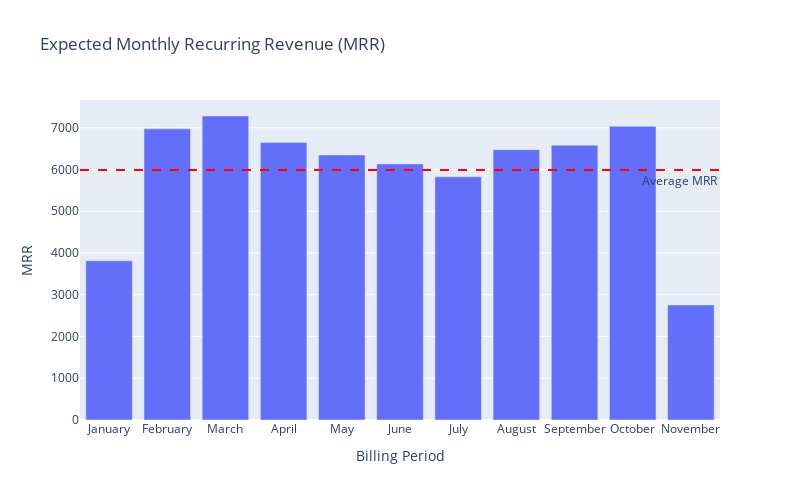

Write notebook code for a chart like this one.
### Markdown cell above
Now, I begin visualizations, starting with utilizing the tables made in SQLite. Some interpretation is placed in markdown below each visual.

### Code cell
average_mrr = q3['MRR'].mean()

fig = px.bar(q3, 
             x='billing_period', 
             y='MRR', 
             labels={"billing_period": 'Billing Period'},
             title='Expected Monthly Recurring Revenue (MRR)',
             barmode='group',
             width=800, height=500)

fig.add_hline(y=average_mrr, 
              line_dash="dash", 
              line_color="red", 
              annotation_text="Average MRR", 
              annotation_position="bottom right")

tick_labels = ['January', 'February', 'March', 'April','May','June','July','August','September','October','November'] # Reminder that December has no billing period, as discovered in SQLite
fig.update_xaxes(tickvals=q3['billing_period'], ticktext=tick_labels)

fig.show()

### Figure 1 — Plotly figure (JSON) as saved in the notebook; plotly's stock layout.template omitted (floating-point values rounded to 4 significant figures)
{"data": [{"alignmentgroup": "True", "hovertemplate": "Billing Period=%{x}<br>MRR=%{y}<extra></extra>", "legendgroup": "", "marker": {"color": "#636efa", "pattern": {"shape": ""}}, "name": "", "offsetgroup": "", "orientation": "v", "showlegend": false, "textposition": "auto", "type": "bar", "x": [1, 2, 3, 4, 5, 6, 7, 8, 9, 10, 11], "xaxis": "x", "y": [3815, 6975, 7283, 6650, 6350, 6136, 5827, 6477, 6583, 7036, 2756], "yaxis": "y"}], "layout": {"annotations": [{"showarrow": false, "text": "Average MRR", "x": 1, "xanchor": "right", "xref": "x domain", "y": 5990.0, "yanchor": "top", "yref": "y"}], "barmode": "group", "height": 500, "legend": {"tracegroupgap": 0}, "shapes": [{"line": {"color": "red", "dash": "dash"}, "type": "line", "x0": 0, "x1": 1, "xref": "x domain", "y0": 5990.0, "y1": 5990.0, "yref": "y"}], "title": {"text": "Expected Monthly Recurring Revenue (MRR)"}, "width": 800, "xaxis": {"anchor": "y", "domain": [0, 1], "ticktext": ["January", "February", "March", "April", "May", "June", "July", "August", "September", "October", "November"], "tickvals": [1, 2, 3, 4, 5, 6, 7, 8, 9, 10, 11], "title": {"text": "Billing Period"}}, "yaxis": {"anchor": "x", "domain": [0, 1], "title": {"text": "MRR"}}}}
